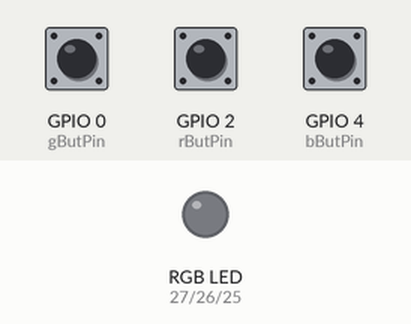
Recording of a sketch running on a simulated ESP32. Parts: an RGB LED mixed from three pins (HIGH = lit). Dashed ring = blinking. The inputs (shaded band) are chosen by the test bench; at power-on: GPIO 0 (gButPin) HIGH, GPIO 2 (rButPin) LOW, GPIO 4 (bButPin) LOW.

Above: at 1.2 s.
1.3 s: GPIO 0 (gButPin) pulled LOW for 0.15 s
At 1.9 s:
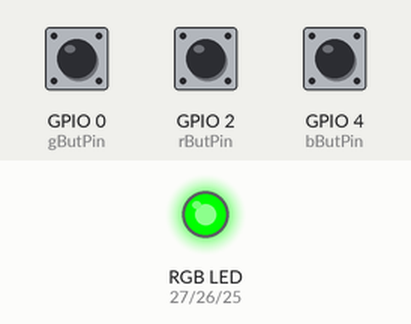
2.9 s: GPIO 0 (gButPin) pulled LOW for 1 s
At 4.4 s:
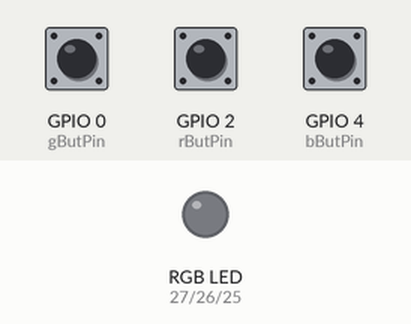
5.4 s: GPIO 0 (gButPin) pulled LOW for 3.2 s
At 9.3 s:
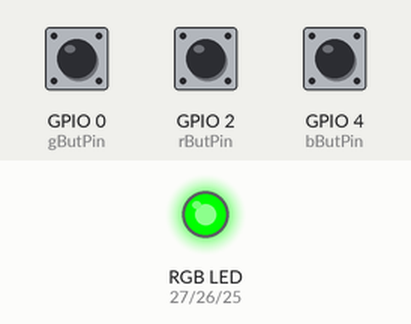
10.1 s: GPIO 2 (rButPin) pulsed HIGH 5 times (0.12 s each, 0.3 s apart)
At 10.55 s:
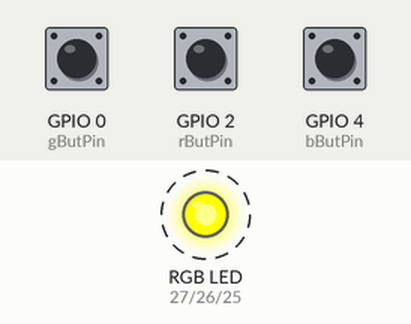
13.1 s: GPIO 4 (bButPin) pulsed HIGH 2 times (0.12 s each, 0.3 s apart)
At 14.3 s:
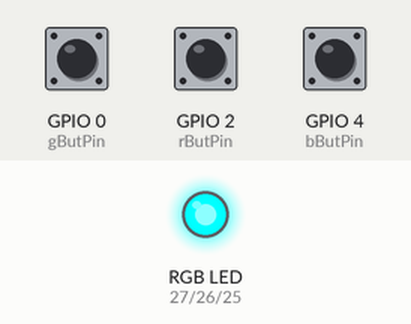
15.2 s: GPIO 2 (rButPin) pulled HIGH for 0.15 s
At 15.7 s:
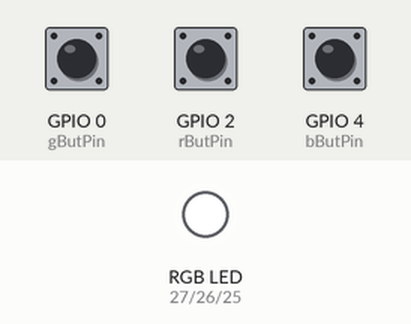
Timing chart, 0 to 17.8 s (numbered marks = the images above; inputs shaded):
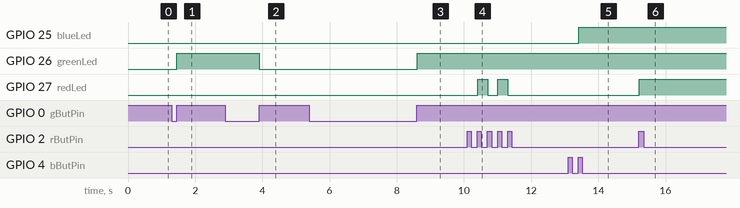

The sketch:

lesson-26-rgbpushbutton.ino
```cpp
int redLed = 27;
int greenLed = 26;
int blueLed = 25;
int rButPin = 2;
int gButPin = 0;
int bButPin = 4;
int rLedState = 1;
int gLedState = 1;
int bLedState = 1;
int br = 115200;
int delayT = 50;
int rButVal;
int gButVal;
int bButVal;
int rOldVal;
int gOldVal;
int bOldVal;

void setup() {
  // put your setup code here, to run once:
  Serial.begin(br);
  pinMode(rButPin, INPUT);
  pinMode(gButPin, INPUT);
  pinMode(bButPin, INPUT);
  pinMode(redLed, OUTPUT);
  pinMode(greenLed, OUTPUT);
  pinMode(blueLed, OUTPUT);
}

void loop() {
  // put your main code here, to run repeatedly:
  rButVal = digitalRead(rButPin);
  gButVal = digitalRead(gButPin);
  bButVal = digitalRead(bButPin);
  if (rOldVal == 0  &&  rButVal == 1) {
    if (rLedState == 0) {
      digitalWrite(redLed, HIGH);
    }
    if (rLedState == 1) {
      digitalWrite(redLed,LOW);
    }
    rLedState = !rLedState;
  }
  if (gOldVal == 0  &&  gButVal == 1) {
    if (gLedState == 0) {
      digitalWrite(greenLed, HIGH);
    }
    if (gLedState == 1) {
      digitalWrite(greenLed,LOW);
    }
    gLedState = !gLedState;
  }
  gOldVal = gButVal;
  if (bOldVal == 0  &&  bButVal == 1) {
    if (bLedState == 0) {
      digitalWrite(blueLed, HIGH);
    }
    if (bLedState == 1) {
      digitalWrite(blueLed,LOW);
    }
    bLedState = !bLedState;
  }
  rOldVal = rButVal;
  gOldVal = gButVal;
  bOldVal = bButVal;
  delay(delayT);
}
```

Measured:
- after the input at 1.3 s, GPIO 26 (greenLed): LOW → HIGH after 0.15 s
- after the input at 2.9 s, GPIO 26 (greenLed): HIGH → LOW after 1.0 s
- after the input at 5.4 s, GPIO 26 (greenLed): LOW → HIGH after 3.2 s
- after the input at 10.1 s, GPIO 27 (redLed): alternates HIGH for 0.30 s and LOW for 0.30 s, 4 changes in all, then stays LOW, starting after 0.31 s
- after the input at 13.1 s, GPIO 25 (blueLed): LOW → HIGH after 0.31 s
- after the input at 15.2 s, GPIO 27 (redLed): LOW → HIGH at once
